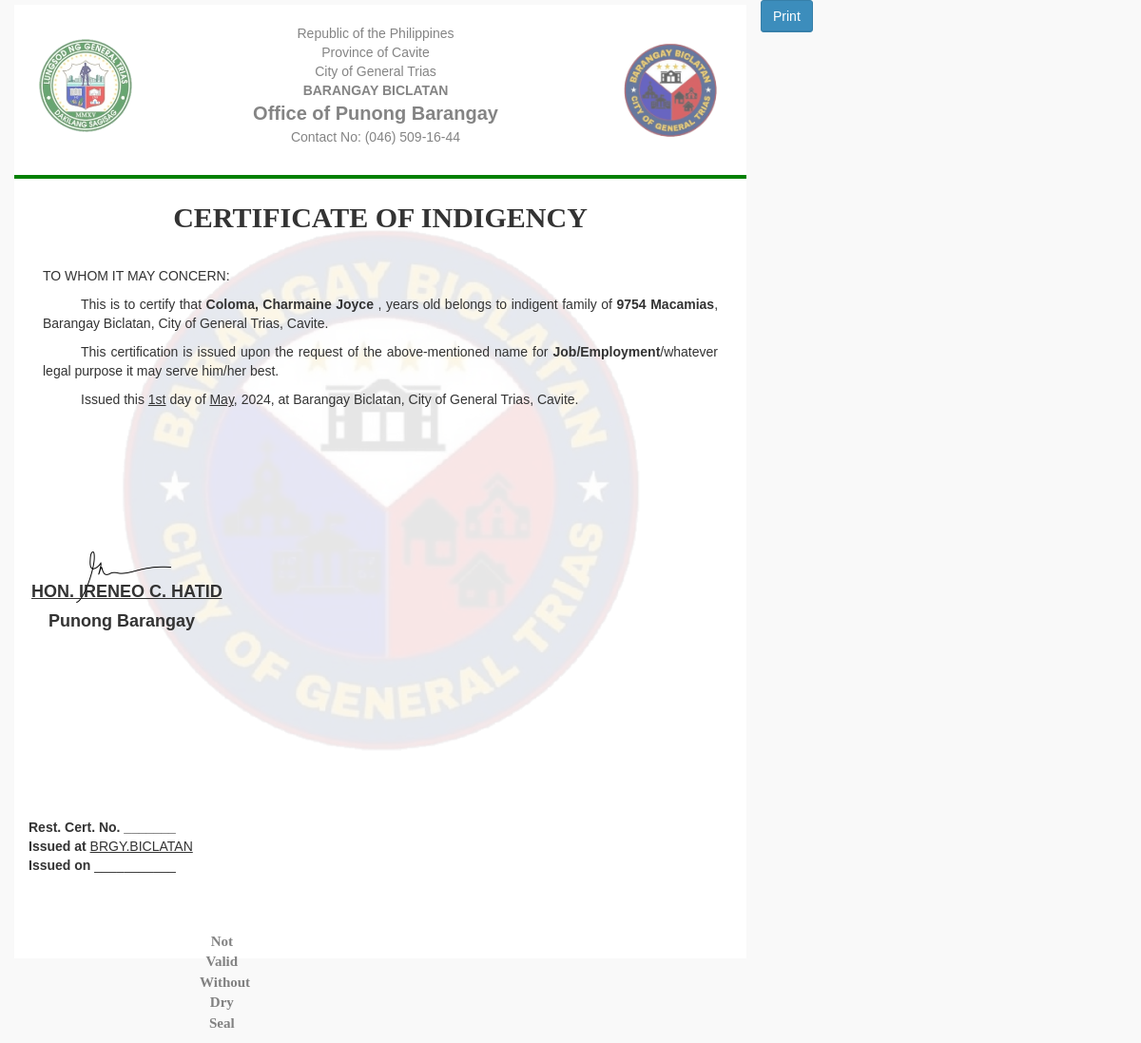
Screenshot of /indigency_form.php?id_indigency=5 with the database file from the repository.
### tables this page shows
CREATE TABLE `tbl_indigency` (
  `id_indigency` int(11) NOT NULL,
  `id_resident` int(11) NOT NULL,
  `lname` varchar(255) NOT NULL,
  `fname` varchar(255) NOT NULL,
  `mi` varchar(255) NOT NULL,
  `nationality` varchar(255) NOT NULL,
  `houseno` varchar(255) NOT NULL,
  `street` varchar(255) NOT NULL,
  `brgy` varchar(255) NOT NULL,
  `municipal` varchar(255) NOT NULL,
  `purpose` varchar(255) DEFAULT NULL,
  `date` date NOT NULL
);

### classes/resident.class.php (called while the page is built, shortened)
<?php
    require_once('main.class.php');
    class ResidentClass extends BMISClass {
    public function get_single_resident($id_resident){
        $id_resident = $_GET['id_resident'];
        $connection = $this->openConn();
        $stmt = $connection->prepare("SELECT * FROM tbl_resident where id_resident = ?");
        $stmt->execute([$id_resident]);
        $resident = $stmt->fetch();
        $total = $stmt->rowCount();
        if($total > 0 )  {
            return $resident;
        }
        else{
            return false;
        }
    }
    }
?>

### classes/main.class.php (called while the page is built, shortened)
<?php
class BMISClass {
    protected $server = "mysql:host=localhost;dbname=bmis";
    protected $user = "root";
    protected $pass = "";
    protected $options = array(PDO::ATTR_ERRMODE => PDO::ERRMODE_EXCEPTION, PDO::ATTR_DEFAULT_FETCH_MODE => PDO::FETCH_ASSOC);
    public function openConn() {
        try {
            $this->con = new PDO($this->server, $this->user, $this->pass, $this->options);
            return $this->con;
        }
        catch(PDOException $e) {
            echo "Datbase Connection Error! ", $e->getMessage();
        }
    }
    public function get_single_certofindigency_walkin($id_indigency){
        $id_indigency = $_GET['id_indigency'];
        $connection = $this->openConn();
        $stmt = $connection->prepare("SELECT * FROM tbl_indigency where id_indigency = ?");
        $stmt->execute([$id_indigency]);
        $resident = $stmt->fetch();
        $total = $stmt->rowCount();
        if($total > 0 )  {
            return $resident;
        }
        else{
            return false;
        }
    }
}
?>

### indigency_form.php (the view, shortened to what this page needs)
<?php
require('classes/resident.class.php');
$id_indigency = $_GET['id_indigency'];
$resident = $residentbmis->get_single_certofindigency_walkin($id_indigency);
  ?>
<!DOCTYPE html>
<html id="clearance">
 <head>
    <link href="bootstrap/css/bootstrap.min.css" rel="stylesheet" type="text/css" />
    <link href="bootstrap/css/font-awesome.min.css" rel="stylesheet" type="text/css" />
    <link href="bootstrap/css/ionicons.min.css" rel="stylesheet" type="text/css" />
    <link href="bootstrap/css/morris-0.4.3.min.css" rel="stylesheet" type="text/css" />
    <link href="bootstrap/css/AdminLTE.css" rel="stylesheet" type="text/css" />
    <link href="bootstrap/css/dataTables.bootstrap.css" rel="stylesheet" type="text/css" />
    <link href="bootstrap/css/select2.css" rel="stylesheet" type="text/css" />
</head>
 <body class="skin-black">
       <div class="col-xs-12 col-sm-6 col-md-8">
                <div style="width: 100%; height:100%; max-height: 550px; background-color: white;">
                    <div style="margin-top:5px; opacity: 0.6; display: flex; justify-content: space-between;">
                        <image src="assets/golo1.png" style="width:100px;height:100px; margin-top: 35px; margin-left:25px;"/>
                        <center><p style="margin-top: 20px;">Republic of the Philippines<br>
                        Province of Cavite<br>
                        City of General Trias<br>
                        <b>BARANGAY BICLATAN</b><br>
                        <b style="font-size:20px;">Office of Punong Barangay</b><br>
                        Contact No: (046) 509-16-44
                        </p></center>
                        <image src="assets/golo.png" style="width:110px;height:110px; margin-top:35px; margin-right: 25px;"/>
                    </div>  <hr style="border:2px solid green;">
                    <div style="background-image: url('assets/golo.png'); background-size: cover;
                background-repeat: no-repeat; background-position: center; background-size: 80%; background-color: rgba(255, 255, 255, 0.9); background-blend-mode: overlay; background-position: center top; height: 800px;">
                        <p class="text-center" style="font-size: 30px; font-weight: bold; font-family: 'Copperplate Gothic Bold';">CERTIFICATE OF INDIGENCY<br></p><br>
                        <p class="print-padding" style="font-size: 14px;">TO WHOM IT MAY CONCERN:</p>
                        <p class="print-padding" style="text-indent:40px;text-align: justify;">This is to certify that <b><?= $resident['lname'];?>, <?= $resident['fname'];?> <?= $resident['mi'];?></b>, <b><?= $age['age'];?></b> years old belongs to indigent family of <b><?= $resident['houseno'];?> <?= $resident['street'];?></b>, Barangay Biclatan, City of General Trias, Cavite.</p>
                        <p class="print-padding" style="text-indent:40px;text-align: justify;">This certification is issued upon the request of the above-mentioned name for <b><?= $resident['purpose'];?></b>/whatever legal purpose it may serve him/her best.</p>
                        <p class="print-padding" style="text-indent:40px;text-align: justify;">Issued this <ins><?= date('jS');?></ins> day of <ins><?= date('F');?></ins>, 2024, at Barangay Biclatan, City of General Trias, Cavite.</p> <br>
                       <div style="display: flex; flex-direction: column;">
                        <div style="flex: 1;"><br><br><br><br><br><br>
                                <image src="icons/signature.png" style="width:100px; margin-left:65px; position: absolute;"/><br>
                            <label style="font-size:18px;margin-left:1em; margin-top: 10px;"><u>HON. IRENEO C. HATID</u></label>
                        </div>
                        <div>
                            <label style="font-size:18px; margin-left:2em;">Punong Barangay</label>
                        </div>
                    </div>
                <div class="col-xs-8 col-md-4" style="margin-top: 2em;"><br><br><br><br><br><br><br><br>
                    <b style="text-align: center;">Rest. Cert. No. _______</b><br>
                    <b><span style=" text-align: center;">Issued at </b><u>BRGY.BICLATAN</u></span><br>
                    <b><span style=" text-align: center;">Issued on </b>___________</span></br><br><br><br>
                    <center><p style="font-size: 15px; opacity: 0.6; margin-left: 18rem; font-weight: bold; font-family: 'Baskerville Old Face';">Not Valid Without Dry Seal<br></p></center>
                </div>
                </div>
            </div>
        </div>
    <button class="btn btn-primary noprint" id="printpagebutton" onclick="PrintElem('#clearance')">Print</button>
    </body>
</html>

### indigency_form.php (style rules this page uses)
@media screen { p.print-padding { font-size: 14px; padding-left: 30px; padding-right: 30px; } }

### rows the page displays
tbl_indigency: lname "Coloma", fname "Charmaine Joyce", houseno "9754", street "Macamias", purpose "Job/Employment"
